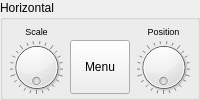
      <widget class="QGroupBox" name="horizontalGrpBox">
       <property name="enabled">
        <bool>true</bool>
       </property>
       <property name="sizePolicy">
        <sizepolicy hsizetype="Ignored" vsizetype="Ignored">
         <horstretch>0</horstretch>
         <verstretch>0</verstretch>
        </sizepolicy>
       </property>
       <property name="font">
        <font>
         <italic>false</italic>
         <bold>false</bold>
        </font>
       </property>
       <property name="mouseTracking">
        <bool>false</bool>
       </property>
       <property name="tabletTracking">
        <bool>false</bool>
       </property>
       <property name="windowOpacity">
        <double>1.000000000000000</double>
       </property>
       <property name="windowModified">
        <bool>false</bool>
       </property>
       <property name="toolTipDuration">
        <number>-1</number>
       </property>
       <property name="autoFillBackground">
        <bool>false</bool>
       </property>
       <property name="title">
        <string>Horizontal</string>
       </property>
       <property name="checked">
        <bool>false</bool>
       </property>
       <layout class="QGridLayout" name="gridLayout" rowstretch="1,4">
        <property name="leftMargin">
         <number>3</number>
        </property>
        <property name="topMargin">
         <number>3</number>
        </property>
        <property name="rightMargin">
         <number>3</number>
        </property>
        <property name="bottomMargin">
         <number>3</number>
        </property>
        <property name="spacing">
         <number>3</number>
        </property>
        <item row="0" column="0">
         <widget class="QLabel" name="horScaleLabel">
          <property name="enabled">
           <bool>true</bool>
          </property>
          <property name="sizePolicy">
           <sizepolicy hsizetype="Ignored" vsizetype="Ignored">
            <horstretch>0</horstretch>
            <verstretch>0</verstretch>
           </sizepolicy>
          </property>
          <property name="font">
           <font>
            <pointsize>7</pointsize>
            <italic>false</italic>
            <bold>false</bold>
           </font>
          </property>
          <property name="mouseTracking">
           <bool>false</bool>
          </property>
          <property name="tabletTracking">
           <bool>false</bool>
          </property>
          <property name="windowOpacity">
           <double>1.000000000000000</double>
          </property>
          <property name="windowModified">
           <bool>false</bool>
          </property>
          <property name="toolTipDuration">
           <number>-1</number>
          </property>
          <property name="autoFillBackground">
           <bool>false</bool>
          </property>
          <property name="styleSheet">
           <string notr="true">font: 7pt;</string>
          </property>
          <property name="lineWidth">
           <number>1</number>
          </property>
          <property name="midLineWidth">
           <number>0</number>
          </property>
          <property name="text">
           <string>Scale</string>
          </property>
          <property name="scaledContents">
           <bool>false</bool>
          </property>
          <property name="alignment">
           <set>Qt::AlignBottom|Qt::AlignHCenter</set>
          </property>
          <property name="wordWrap">
           <bool>false</bool>
          </property>
          <property name="margin">
           <number>0</number>
          </property>
          <property name="indent">
           <number>-1</number>
          </property>
          <property name="openExternalLinks">
           <bool>false</bool>
          </property>
         </widget>
        </item>
        <item row="0" column="2">
         <widget class="QLabel" name="horPosLabel">
          <property name="enabled">
           <bool>true</bool>
          </property>
          <property name="sizePolicy">
           <sizepolicy hsizetype="Ignored" vsizetype="Ignored">
            <horstretch>0</horstretch>
            <verstretch>0</verstretch>
           </sizepolicy>
          </property>
          <property name="font">
           <font>
            <pointsize>7</pointsize>
            <italic>false</italic>
            <bold>false</bold>
           </font>
          </property>
          <property name="mouseTracking">
           <bool>false</bool>
          </property>
          <property name="tabletTracking">
           <bool>false</bool>
          </property>
          <property name="windowOpacity">
           <double>1.000000000000000</double>
          </property>
          <property name="windowModified">
           <bool>false</bool>
          </property>
          <property name="toolTipDuration">
           <number>-1</number>
          </property>
          <property name="autoFillBackground">
           <bool>false</bool>
          </property>
          <property name="styleSheet">
           <string notr="true">font: 7pt;</string>
          </property>
          <property name="lineWidth">
           <number>1</number>
          </property>
          <property name="midLineWidth">
           <number>0</number>
          </property>
          <property name="text">
           <string>Position</string>
          </property>
          <property name="scaledContents">
           <bool>false</bool>
          </property>
          <property name="alignment">
           <set>Qt::AlignBottom|Qt::AlignHCenter</set>
          </property>
          <property name="wordWrap">
           <bool>false</bool>
          </property>
          <property name="margin">
           <number>0</number>
          </property>
          <property name="indent">
           <number>-1</number>
          </property>
          <property name="openExternalLinks">
           <bool>false</bool>
          </property>
         </widget>
        </item>
        <item row="1" column="0">
         <widget class="Dial" name="horScaleDial">
          <property name="enabled">
           <bool>true</bool>
          </property>
          <property name="sizePolicy">
           <sizepolicy hsizetype="Ignored" vsizetype="Ignored">
            <horstretch>0</horstretch>
            <verstretch>0</verstretch>
           </sizepolicy>
          </property>
          <property name="font">
           <font>
            <italic>false</italic>
            <bold>false</bold>
           </font>
          </property>
          <property name="mouseTracking">
           <bool>false</bool>
          </property>
          <property name="tabletTracking">
           <bool>false</bool>
          </property>
          <property name="windowOpacity">
           <double>1.000000000000000</double>
          </property>
          <property name="windowModified">
           <bool>false</bool>
          </property>
          <property name="toolTipDuration">
           <number>-1</number>
          </property>
          <property name="autoFillBackground">
           <bool>false</bool>
          </property>
          <property name="maximum">
           <number>100</number>
          </property>
          <property name="wrapping">
           <bool>true</bool>
          </property>
          <property name="notchesVisible">
           <bool>true</bool>
          </property>
         </widget>
        </item>
        <item row="1" column="1">
         <widget class="QPushButton" name="horMenuButton">
          <property name="enabled">
           <bool>true</bool>
          </property>
          <property name="sizePolicy">
           <sizepolicy hsizetype="Ignored" vsizetype="Ignored">
            <horstretch>0</horstretch>
            <verstretch>0</verstretch>
           </sizepolicy>
          </property>
          <property name="font">
           <font>
            <italic>false</italic>
            <bold>false</bold>
           </font>
          </property>
          <property name="mouseTracking">
           <bool>false</bool>
          </property>
          <property name="tabletTracking">
           <bool>false</bool>
          </property>
          <property name="windowOpacity">
           <double>1.000000000000000</double>
          </property>
          <property name="windowModified">
           <bool>false</bool>
          </property>
          <property name="toolTipDuration">
           <number>-1</number>
          </property>
          <property name="autoFillBackground">
           <bool>false</bool>
          </property>
          <property name="text">
           <string>Menu</string>
          </property>
          <property name="iconSize">
           <size>
            <width>16</width>
            <height>16</height>
           </size>
          </property>
          <property name="checked">
           <bool>false</bool>
          </property>
          <property name="autoRepeat">
           <bool>false</bool>
          </property>
          <property name="autoExclusive">
           <bool>false</bool>
          </property>
          <property name="autoRepeatDelay">
           <number>300</number>
          </property>
          <property name="autoRepeatInterval">
           <number>100</number>
          </property>
          <property name="autoDefault">
           <bool>false</bool>
          </property>
          <property name="default">
           <bool>false</bool>
          </property>
         </widget>
        </item>
        <item row="1" column="2">
         <widget class="Dial" name="horPosDial">
          <property name="enabled">
           <bool>true</bool>
          </property>
          <property name="sizePolicy">
           <sizepolicy hsizetype="Ignored" vsizetype="Ignored">
            <horstretch>0</horstretch>
            <verstretch>0</verstretch>
           </sizepolicy>
          </property>
          <property name="font">
           <font>
            <italic>false</italic>
            <bold>false</bold>
           </font>
          </property>
          <property name="mouseTracking">
           <bool>false</bool>
          </property>
          <property name="tabletTracking">
           <bool>false</bool>
          </property>
          <property name="windowOpacity">
           <double>1.000000000000000</double>
          </property>
          <property name="windowModified">
           <bool>false</bool>
          </property>
          <property name="toolTipDuration">
           <number>-1</number>
          </property>
          <property name="autoFillBackground">
           <bool>false</bool>
          </property>
          <property name="maximum">
           <number>100</number>
          </property>
          <property name="wrapping">
           <bool>true</bool>
          </property>
          <property name="notchesVisible">
           <bool>true</bool>
          </property>
         </widget>
        </item>
       </layout>
      </widget>
